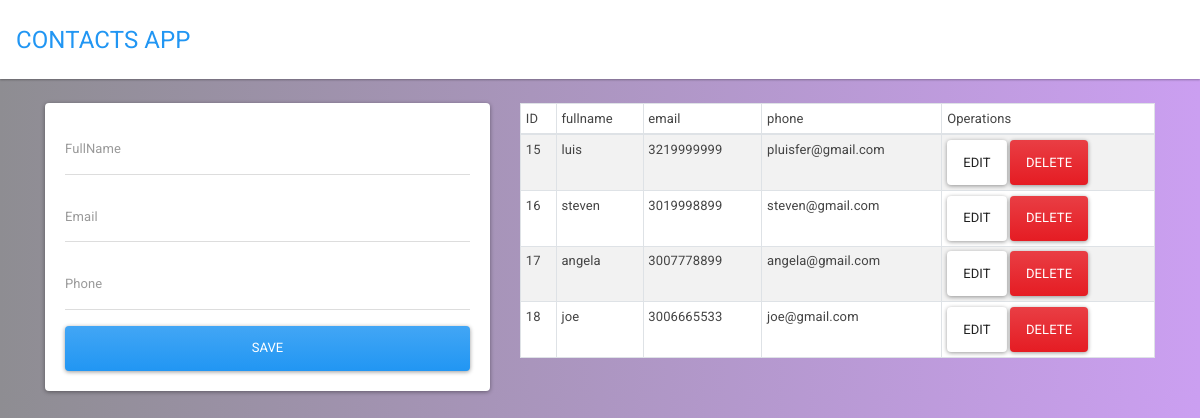
The page / on the database its author committed.
### tables this page shows
CREATE TABLE contacts(
   Id INTEGER PRIMARY KEY AUTOINCREMENT,
   fullname VARCHAR(255),
   phone VARCHAR(255),
   email VARCHAR(255)
);

### app.py (the view)
@app.route('/')
def index():
    con = sql.connect("flaskcontact.db")
    cur = con.cursor()
    cur.execute("SELECT * FROM contacts")
    data = cur.fetchall()
    cur.close()
    return render_template('index.html',  contacts = data)

### templates/index.html (shortened to what this page needs)
{% extends "layout.html" %}
{% block body %}
  <div class="row">
    <div class="col-md-5">
      <div class="card card-body">
        <form action="{{url_for('add_contact')}}" method="POST">
          <div class="form-group">
            <input type="text" class="form-control" name="fullname" placeholder="FullName">
          </div>
          <div class="form-group">
            <input type="text" class="form-control" name="email" placeholder="Email">
          </div>
          <div class="form-group">
            <input type="text" class="form-control" name="phone" placeholder="Phone">
          </div>
          <button class="btn btn-primary btn-block">
            Save
          </button>
        </form>
      </div>
    </div>
    <div class="col-md-7">
      <table class="table table-striped table-hover table-bordered table-sm bg-white">
        <thead>
          <tr>
            <td>ID</td>
            <td>fullname</td>
            <td>email</td>
            <td>phone</td>
            <td>Operations</td>
          </tr>
        </thead>
        <tbody>
          {% for contact in contacts %}
          <tr>
            <td>{{contact.0}}</td>
            <td>{{contact.1}}</td>
            <td>{{contact.2}}</td>
            <td>{{contact.3}}</td>
            <td>
              <a href="/edit/{{contact.0}}" class="btn btn-secondary">edit</a>
              <a href="/delete/{{contact.0}}" class="btn btn-danger btn-delete">delete</a>
            </td>
          </tr>
          {% endfor %}
        </tbody>
      </table>
    </div>
  </div>
</div>
{% endblock %}

### templates/layout.html (shortened to what this page needs)
<!DOCTYPE html>
<html lang="en">
  <head>
    <link
      rel="stylesheet"
      href="https://bootswatch.com/4/materia/bootstrap.min.css"
    />
    <link
      rel="stylesheet"
      href="{{url_for('static', filename='css/main.css')}}"
    />
  </head>
  <body>
    <nav class="navbar navbar-info bg-secondary">
      <a class="navbar-brand" href="/">CONTACTS APP</a>
    </nav>
    <div class="container pt-4">{% block body %} {% endblock %}</div>
  </body>
</html>

### static/css/main.css (style rules this page uses)
body { background: #8E2DE2; background: -webkit-linear-gradient(to right, #8e8d92, #cb9ff1); background: linear-gradient(to right, #8e8d92, #cb9ff1); }

### rows shown on the page
contacts: Id "15", fullname "luis", phone "3219999999", email "pluisfer@gmail.com"
contacts: Id "16", fullname "steven", phone "3019998899", email "steven@gmail.com"
contacts: Id "17", fullname "angela", phone "3007778899", email "angela@gmail.com"
contacts: Id "18", fullname "joe", phone "3006665533", email "joe@gmail.com"
